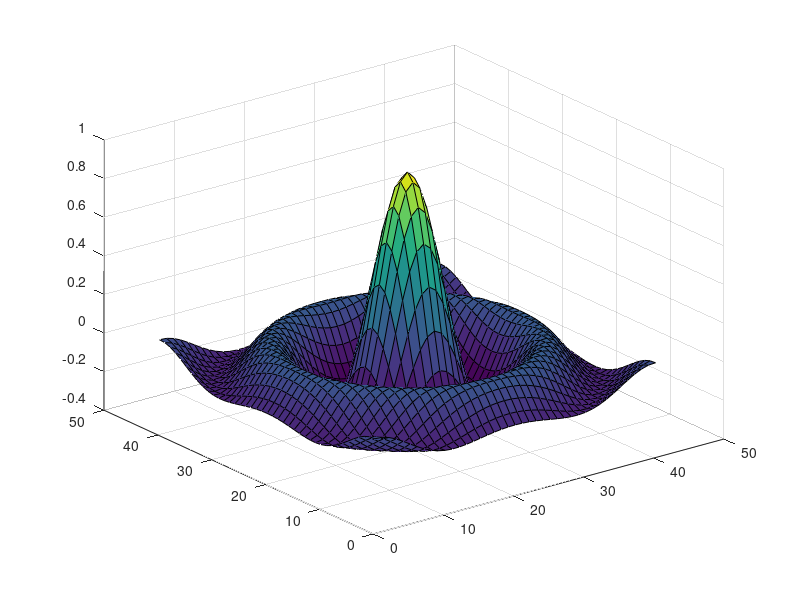

Recreate this plot in MATLAB. (Note: this script raises an error after producing the figure.)
x=-10:0.5:10;
y=-10:0.5:10;
[X,Y]= meshgrid(x,y);
[row,col]=size(X);

r= sqrt(X.^2+Y.^2);
Z=sin(r+eps)./(r+eps);

figure(1);
surf(Z);

L1 = reshape(X,[row*col,1]);
L2 = reshape(Y,[row*col,1]);
L3 = reshape(Z,[row*col,1]);

data = [L1,L2,L3];

OPTG = genfisOptions("GridPartition");
OPTG.NumMembershipFunctions = 6;
OPTG.InputMembershipFunctionType = "gaussmf";

fis = genfis(data(:,1:2),data(:,3),OPTG);

opt = anfisOptions("InitialFIS",fis,"EpochNumber",100);

afs = anfis(data,opt);

anfis_out = evalfis(afs,data(:,1:2));
O=reshape(anfis_out,[row,col]);

figure(2);
surf(O);

error = Z-O;
figure(3);
surf(error);
